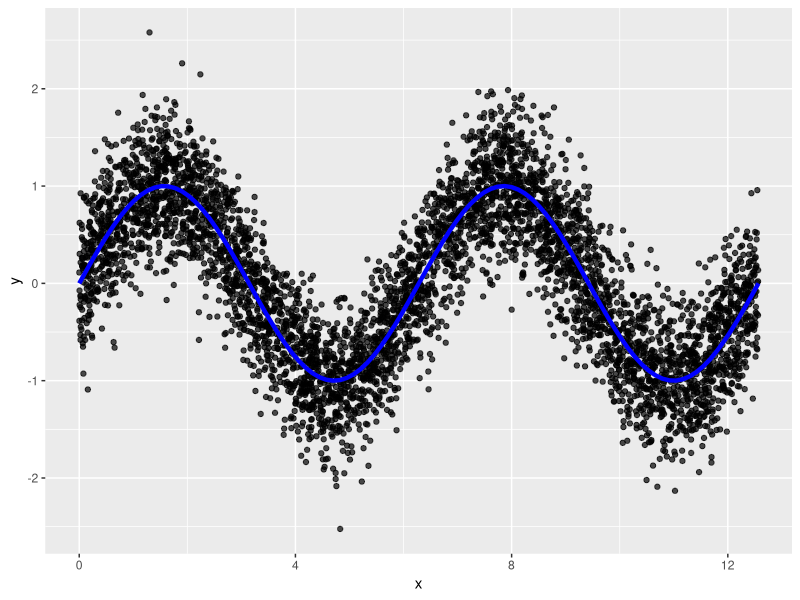

The R source for this figure:
library(ggplot2)
library(splines)
library(quantreg)
library(reshape2)
library(dplyr)


num_points = 100
num_samples = 50

x = seq(0, 4*pi, length.out=num_points)

sim <- lapply(1:num_samples, function(f) {
    x = runif(num_points, 0, 4*pi)
    y = sin(x) + rnorm(num_points, 0, 0.4)
    data.frame(x=x, y=y)
})

sim.df <- do.call(rbind, sim)
actual = data.frame(x=x, y=sin(x))

ggplot(sim.df, aes(x=x, y=y)) +
geom_point(alpha=0.7) +
geom_line(data=actual, colour='blue', size=1.5)

nq = 50 # Numbre of quantiles
qq = seq(0,1, length.out=nq)

m1 = rq(y ~ ns(x,10), data=sim.df, tau=qq)

xvals = seq(min(sim.df$x), max(sim.df$x), length.out=100)
rqs = data.frame(x=xvals, predict(m1, newdata=data.frame(x=xvals)))
names(rqs) = c("x", paste0("p",100*qq))

dat1 = rqs[, -length(rqs)]
names(dat1)[-1] = paste0(names(dat1)[-1])
dat2 = rqs[, -2]
names(dat2)[-1] = paste0(names(dat1)[-1])

dat1 = melt(dat1, id.var="x")
names(dat1) = c("x","group","min")
dat2 = melt(dat2, id.var="x")
names(dat2) = c("x","group1","max")

dat = bind_cols(dat1, dat2)

haha <- ggplot() +
  geom_point(data=sim.df, aes(x,y), alpha=0.1, size=0.5, colour="red") +
  geom_ribbon(data=dat, aes(x=x, ymin=min, ymax=max, group=group, alpha=group),
          fill="blue", lwd=0, show.legend=FALSE) +
  theme_bw() +
  scale_alpha_manual(values=c(seq(0.05,0.9,length.out=floor(0.5*length(qq))),
                              seq(0.9,0.05,length.out=floor(0.5*length(qq)))))
